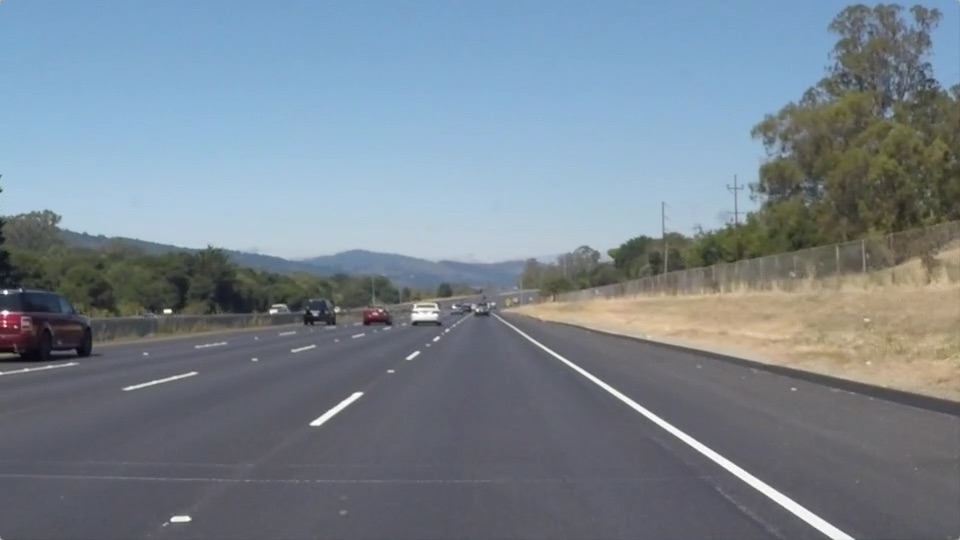
#> input picture test_images/solidWhiteRight.jpg, 960 x 540 px
$ jupyter execute --allow-errors P1.ipynb   (shell and % lines are left out)
#> lines starting #> are read from the running program, lines starting #| are printed output that depends on the picture; after the words box and inside, x2 and y2 are one past the last pixel; in counts of white or black regions, pixels touching at a corner belong together
# Finding Lane Lines on the Road

***
In this project, I used Python and OpenCV to find lane lines in the road images.

The following techniques are used:

* Color Selection
* Canny Edge Detection
* Region of Interest Selection
* Hough Transform Line Detection

Finally, I applied all the techniques to process video clips to find lane lines in them.

**Note: If, at any point, you encounter frozen display windows or other confounding issues, you can always start again with a clean slate by going to the "Kernel" menu above and selecting "Restart & Clear Output".**

---

## Import Packages

[cell 1]
#importing some useful packages
import matplotlib.pyplot as plt
import matplotlib.image as mpimg
import numpy as np
import cv2
import os, glob
import math

## Read in an Image

[cell 2]
#reading in an image
image = mpimg.imread('test_images/solidWhiteRight.jpg')
#> image is the input picture: shape (540, 960, 3); mean R, G, B 120.3, 132.6, 143.7

#printing out some stats and plotting
print('This image is:', type(image), 'with dimensions:', image.shape)
#| This image is: <class 'numpy.ndarray'> with dimensions: (540, 960, 3)
plt.imshow(image)  # if you wanted to show a single color channel image called 'gray', for example, call as plt.imshow(gray, cmap='gray')

## Display multiple Images

[cell 3]
def display_images(images, cmap=None):
    cols = 2
    rows = (len(images)+1)//cols

    plt.figure(figsize=(10, 11))
    for i, image in enumerate(images):
        plt.subplot(rows, cols, i+1)
        # use gray scale color map if there is only one channel
        cmap = 'gray' if len(image.shape)==2 else cmap
        plt.imshow(image, cmap=cmap)
        plt.xticks([])
        plt.yticks([])
    plt.tight_layout(pad=0, h_pad=0, w_pad=0)
    plt.show()

test_images = [plt.imread(path) for path in glob.glob('test_images/*.jpg')]
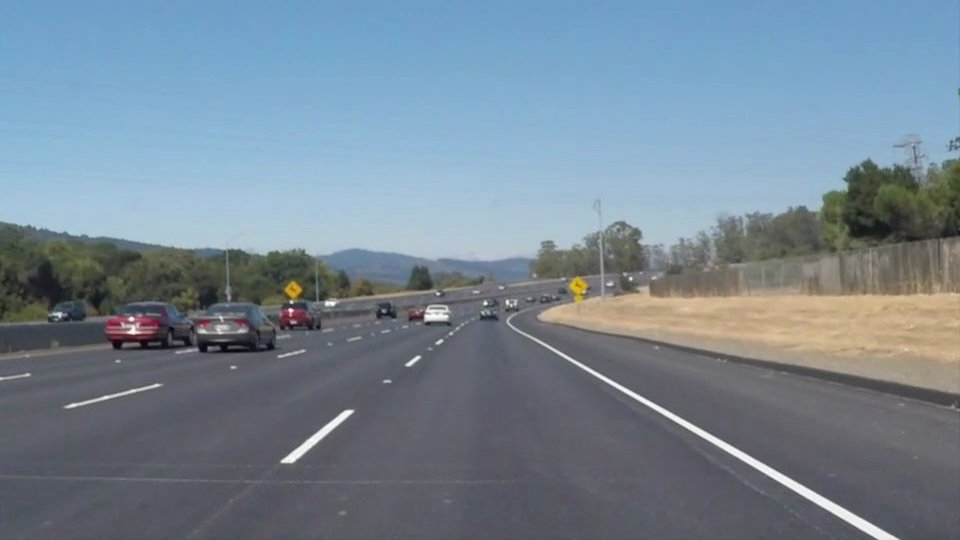
#> input picture test_images/solidWhiteCurve.jpg, 960 x 540 px
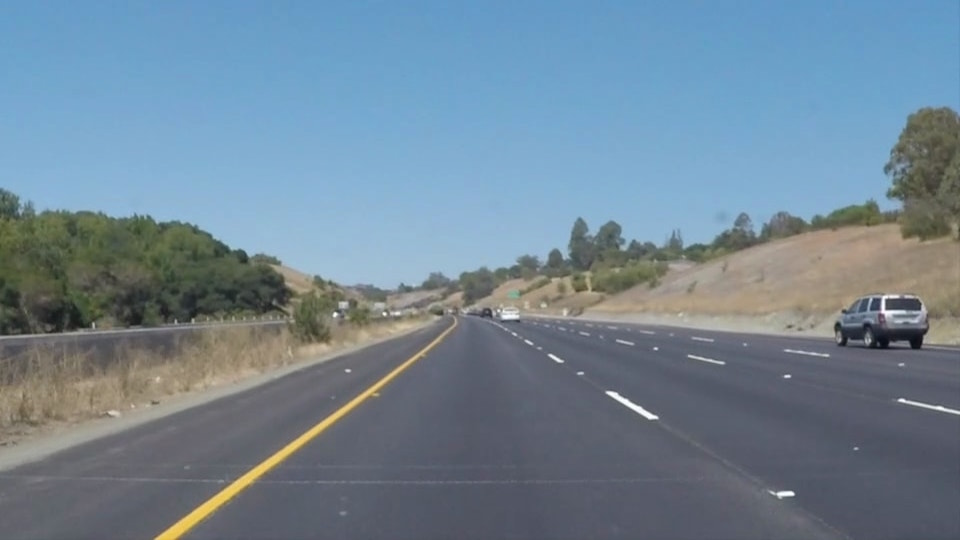
#> input picture test_images/solidYellowCurve.jpg, 960 x 540 px
#> test_images = 3 items

display_images(test_images)
#> in display_images, `rows = (len(images)+1)//cols`: rows = 2
#> the loop in display_images, `for i, image in enumerate(images):` made 3 passes

## Gray Scaling

[cell 4]
def grayscale(img):
    """Applies the Grayscale transform
    This will return an image with only one color channel
    but NOTE: to see the returned image as grayscale
    (assuming your grayscaled image is called 'gray')
    you should call plt.imshow(gray, cmap='gray')"""
    return cv2.cvtColor(img, cv2.COLOR_RGB2GRAY)
    # Or use BGR2GRAY if you read an image with cv2.imread()
    # return cv2.cvtColor(img, cv2.COLOR_BGR2GRAY)

gray_images = list(map(grayscale, test_images))
#> in grayscale (call 3), `return cv2.cvtColor(img, cv2.COLOR_RGB2GRAY)`:
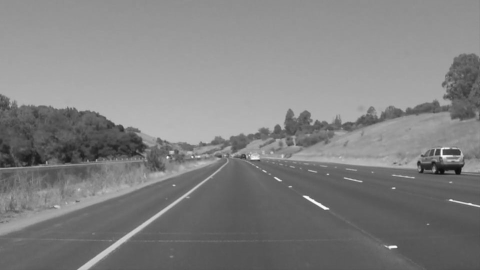
#> returned value: shape (540, 960) (shown at 1/2 size); min 11, max 254, mean 129.1
#> gray_images = 3 items

display_images(gray_images)
#> the loop in display_images (call 2), `for i, image in enumerate(images):` made 3 passes

## Gaussian Smoothing

---
When there is an edge (i.e. a line), the pixel intensity changes rapidly (i.e. from 0 to 255) which we want to detect. But before doing so, we should make the edges smoother. As you can see, the above images have many rough edges which causes many noisy edges to be detected.

[cell 5]
def gaussian_blur(img, kernel_size):
    """Applies a Gaussian Noise kernel"""
#> called with kernel_size = 13
    return cv2.GaussianBlur(img, (kernel_size, kernel_size), 0)

blurred_images = list(map(lambda image: gaussian_blur(image, 13), gray_images))
#> blurred_images = 3 items

display_images(blurred_images)

## Edge Detection
I used Canny Edge Detection algorithm [Canny Edge Detection OpenCV Theory](https://docs.opencv.org/2.4/doc/tutorials/imgproc/imgtrans/canny_detector/canny_detector.html)

cv2.Canny(img, low_threshold, high_threshold)

***
If a pixel gradient is higher than the upper threshold, the pixel is accepted as an edge
If a pixel gradient value is below the lower threshold, then it is rejected.
If the pixel gradient is between the two thresholds, then it will be accepted only if it is connected to a pixel that is above the upper threshold.
Canny recommended a upper:lower ratio between 2:1 and 3:1.
These two threshold values are empirically determined. Basically, you will need to define them by trials and errors.

I first set the low_threshold to zero and then adjust the high_threshold. If high_threshold is too high, you find no edges. If high_threshold is too low, you find too many edges. Once you find a good high_threshold, adjust the low_threshold to discard the weak edges (noises) connected to the strong edges.

[cell 6]
def canny(img, low_threshold=50, high_threshold=150):
    """Applies the Canny transform"""
#> called with low_threshold = 50, high_threshold = 150
    return cv2.Canny(img, low_threshold, high_threshold)
#> returned value: shape (540, 960); 0.53% white in thin lines or dots, all inside (x1, y1, x2, y2) = (0, 159, 898, 540)

edge_images = list(map(lambda image: canny(image), blurred_images))
#> call 3 of canny, with low_threshold = 50, high_threshold = 150
#> in canny (call 3), `return cv2.Canny(img, low_threshold, high_threshold)`:
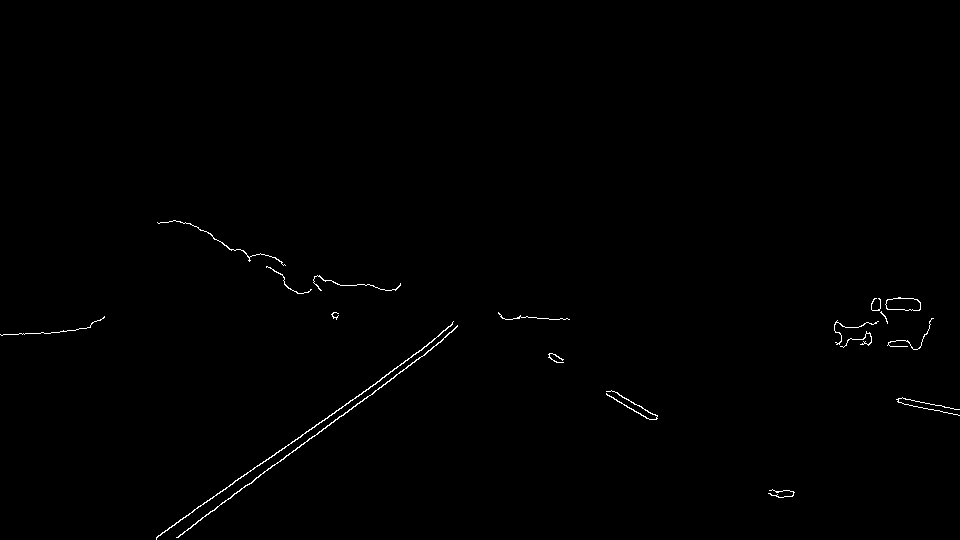
#> returned value: shape (540, 960); 0.45% white in thin lines or dots, all inside (x1, y1, x2, y2) = (0, 220, 960, 540)
#> edge_images = 3 items

display_images(edge_images)

## Region of Interest Selection

When finding lane lines, we don't need to check the sky and the hills. We just exclude outside the region of interest by applying a mask.

[cv2.fillPoly OpenCV API Reference](https://docs.opencv.org/2.4/modules/core/doc/drawing_functions.html#fillpoly)

[cell 7]
def region_of_interest(img, vertices):
    """
    Applies an image mask.

    Only keeps the region of the image defined by the polygon
    formed from `vertices`. The rest of the image is set to black.
    `vertices` should be a numpy array of integer points.
    """
    #defining a blank mask to start with
    mask = np.zeros_like(img)

    #defining a 3 channel or 1 channel color to fill the mask with depending on the input image
    if len(img.shape) > 2:
        channel_count = img.shape[2]  # i.e. 3 or 4 depending on your image
        ignore_mask_color = (255,) * channel_count
    else:
        ignore_mask_color = 255

    #filling pixels inside the polygon defined by "vertices" with the fill color
    cv2.fillPoly(mask, vertices, ignore_mask_color)

    #returning the image only where mask pixels are nonzero
    masked_image = cv2.bitwise_and(img, mask)
    return masked_image

def select_region(image):
    """
    It creates masked edges using trapezoid-shaped region-of-interest.
    Other area is set to 0 (black).
    """
    # first, define the polygon by vertices
    rows, cols   = image.shape[:2]
    bottom_left  = [cols*0.1, rows*1.]
    top_left     = [cols*0.4, rows*0.6]
    bottom_right = [cols*0.95, rows*1.]
    top_right    = [cols*0.6, rows*0.6]
    # the vertices are an array of polygons (i.e array of arrays) and the data type must be integer
    vertices = np.array([[bottom_left, top_left, top_right, bottom_right]], dtype=np.int32)
    return region_of_interest(image, vertices)
#> in region_of_interest, img is the input picture: shape (540, 960, 3); mean R, G, B 118.5, 134.5, 148.1
#> in region_of_interest (call 3), `masked_image = cv2.bitwise_and(img, mask)`:
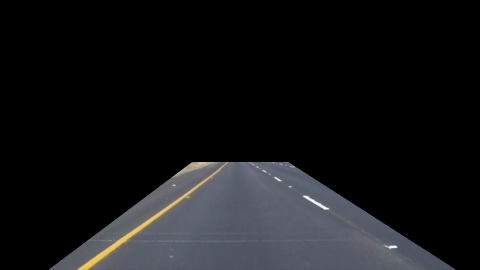
#> masked_image: shape (540, 960, 3) (shown at 1/2 size); mean R, G, B 20.3, 20.8, 22.7
#> in region_of_interest, img is the input picture: shape (540, 960, 3); mean R, G, B 113, 133.4, 149

# images showing the region of interest only
sample_roi_images = list(map(lambda image: select_region(image), test_images))
#> sample_roi_images = 3 items
roi_images = list(map(lambda image: select_region(image), edge_images))
#> in region_of_interest (call 6), `masked_image = cv2.bitwise_and(img, mask)`:
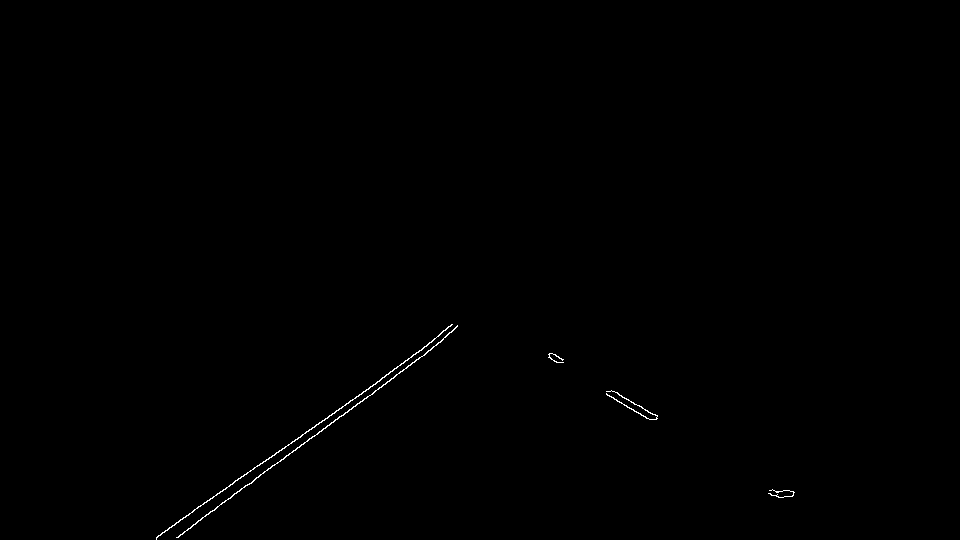
#> masked_image: shape (540, 960); 0.24% white in thin lines or dots, all inside (x1, y1, x2, y2) = (156, 324, 795, 540)
#> roi_images = 3 items

display_images(sample_roi_images)

Now we have lane lines but we need to recognize them as lines. Especially, two lines: the left lane and the right lane.

## Hough Transform Line Detection
I'm using [cv2.HoughLinesP](https://docs.opencv.org/2.4/modules/imgproc/doc/feature_detection.html#houghlinesp) to detect lines in the edge images.

There are several parameters you'll need to tweak and tune:

* rho – Distance resolution of the accumulator in pixels.
* theta – Angle resolution of the accumulator in radians.
* threshold – Accumulator threshold parameter. Only those lines are returned that get enough votes (> threshold).
* minLineLength – Minimum line length. Line segments shorter than that are rejected.
* maxLineGap – Maximum allowed gap between points on the same line to link them.

[cell 8]
# Define the Hough transform parameters

rho = 2                # distance resolution in pixels of the Hough grid
theta = 1 * np.pi/180  # angular resolution in radians of the Hough grid
threshold = 20         # minimum number of votes (intersections in Hough grid cell)
min_line_length = 50   # minimum number of pixels making up a line
max_line_gap = 300     # maximum gap in pixels between connectable line segments

[cell 9]
def draw_lines(img, lines, color=[255, 0, 0], thickness=2):
    """
    NOTE: this is the function you might want to use as a starting point once you want to
    average/extrapolate the line segments you detect to map out the full
    extent of the lane (going from the result shown in raw-lines-example.mp4
    to that shown in P1_example.mp4).

    Think about things like separating line segments by their
    slope ((y2-y1)/(x2-x1)) to decide which segments are part of the left
    line vs. the right line.  Then, you can average the position of each of
    the lines and extrapolate to the top and bottom of the lane.

    This function draws `lines` with `color` and `thickness`.
    Lines are drawn on the image inplace (mutates the image).
    If you want to make the lines semi-transparent, think about combining
    this function with the weighted_img() function below
    """

    image = np.zeros((img.shape[0], img.shape[1], 3), dtype=np.uint8)
    for line in lines:
        for x1,y1,x2,y2 in line:
            cv2.line(image, (x1, y1), (x2, y2), color, thickness)

    return image

def hough_lines(img):
    """
    `img` should be the output of a Canny transform.

    Returns an image with hough lines drawn.
    """
    lines = cv2.HoughLinesP(img, rho, theta, threshold, np.array([]), minLineLength=min_line_length, maxLineGap=max_line_gap)
#> lines = [[507, 326, 875, 538], [515, 326, 897, 538], [512, 324, 897, 537], [293, 462, 420, 356], [281, 460, 415, 355], [656, 411, 896, 539], [508, 327, 609, 385], [760, 471, 815, 502], [281, 459, 408, 360], [291, 462, 420, 358], [353, 410, 419, 355]]
#     line_img = np.zeros((img.shape[0], img.shape[1], 3), dtype=np.uint8)
    return lines


list_of_lines = list(map(lambda image: hough_lines(image), roi_images))
#> in hough_lines (call 3), `lines = cv2.HoughLinesP(img, rho, theta, threshold, np.array([]), minL..`: lines = 21 rows, first 6: [194, 509, 436, 345], [178, 537, 454, 329], [334, 413, 452, 324], [156, 537, 410, 365], [208, 514, 342, 406], [549, 353, 793, 494]
#> list_of_lines = 3 items

line_images = []
for image, lines in zip(test_images, list_of_lines):
    line_images.append(draw_lines(image, lines))
#> this loop made 3 passes
#> after the loop, line_images = 3 items

display_images(line_images)
#> the loop in display_images (call 6), `for i, image in enumerate(images):` made 3 passes
#> in display_images (call 6), `plt.show()`:
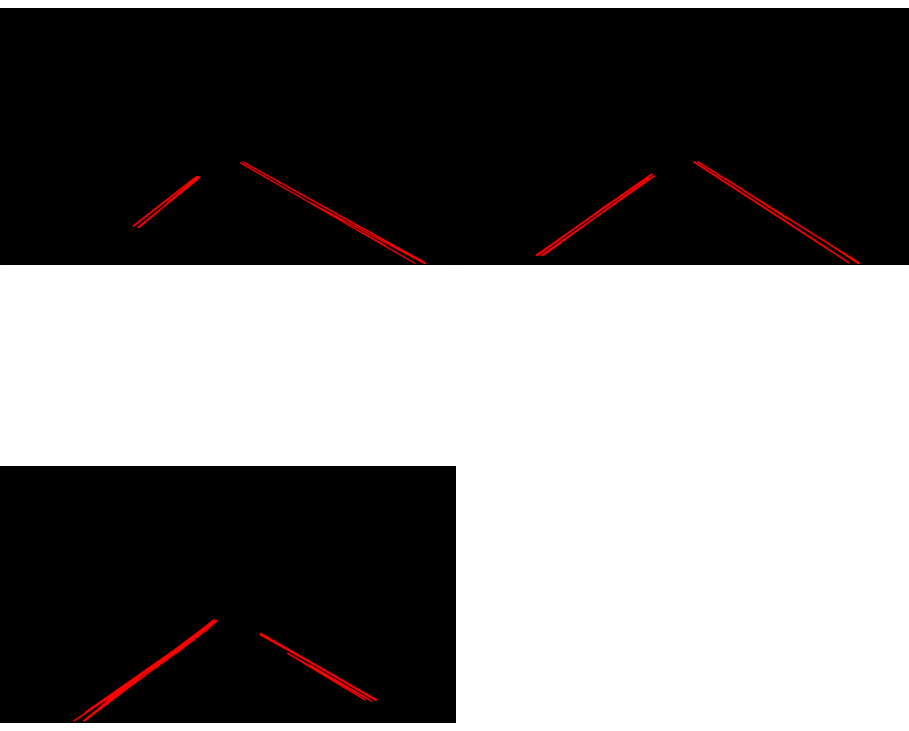
#> figure drawn by matplotlib, 3 panels

## Now, let's combine our original image with hough line image

[cell 10]
# Python 3 has support for cool math symbols.

def weighted_img(img, initial_img, α=0.8, β=1., γ=0.):
    """
    `img` is the output of the hough_lines(), An image with lines drawn on it.
    Should be a blank image (all black) with lines drawn on it.

    `initial_img` should be the image before any processing.

    The result image is computed as follows:

    initial_img * α + img * β + γ
    NOTE: initial_img and img must be the same shape!
    """
    return cv2.addWeighted(initial_img, α, img, β, γ)

final_outp = []
for initial_img, img in zip(test_images, line_images):
    final_outp.append(weighted_img(img, initial_img))
#> (the rest of the program and of its run is left out)
